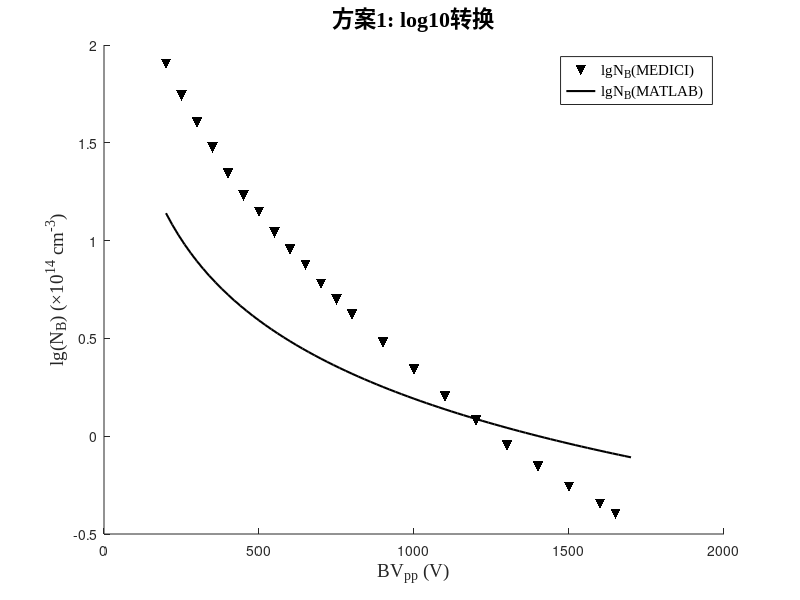
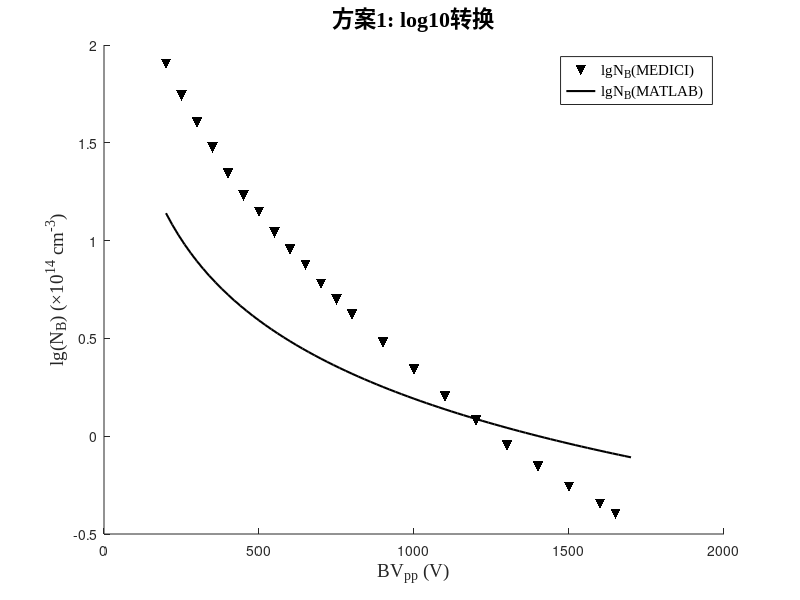
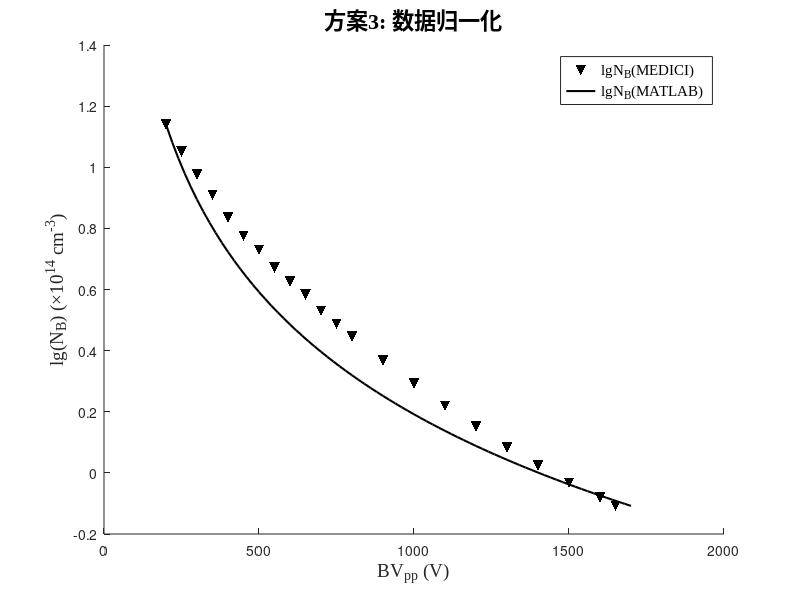
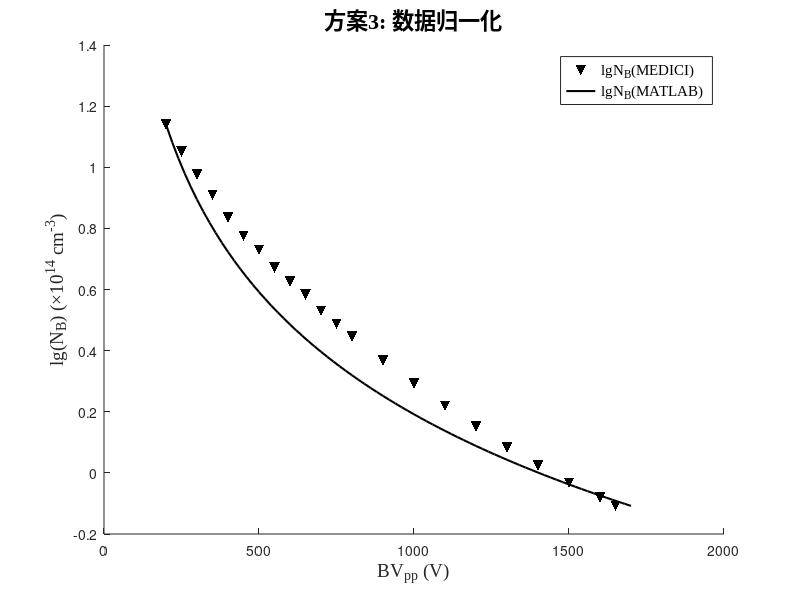

These figures' MATLAB source, in order:
% 简化版视觉优化脚本 - 使lgN_BV曲线更接近
% 实现多种优化方案并进行对比

%% 常量定义
global a_n b_n a_p b_p q eps0 eps_r eps_s;
a_n = 7.03e5;        % cm^-1
b_n = 1.231e6;       % V/cm
a_p = 1.582e6;       % cm^-1
b_p = 2.036e6;       % V/cm
q = 1.602e-19;       % C
eps0 = 8.854e-14;    % F/cm
eps_r = 11.7;
eps_s = eps0 * eps_r;

%% 计算电子电离系数
function an = alpha_n(E)
global a_n b_n;
E = max(E, 1e-12);
an = a_n * exp(-b_n ./ E);
end

%% 计算空穴电离系数
function ap = alpha_p(E)
global a_p b_p;
E = max(E, 1e-12);
ap = a_p * exp(-b_p ./ E);
end

%% 计算电离积分
function I = ionization_integral_for_W(W_cm, BV, grid_points)
x = linspace(0, W_cm, grid_points)';
E = 2.0 * BV * (W_cm - x) / (W_cm^2);
an = alpha_n(E);
an = an(:);
diff = an - alpha_p(E);
diff = diff(:);
S = cumtrapz(x, diff);
S = S(:);
if length(S) < length(x)
    S = [0; S];
end
S = S(1:length(an));
integrand = an .* exp(-S);
I = trapz(x, integrand);
end

%% 求解给定BV下的W
function W = solve_W_for_BV(BV, Wmin_cm, Wmax_cm, grid_points)
f = @(W) ionization_integral_for_W(W, BV, grid_points) - 1.0;
W = fzero(f, [Wmin_cm, Wmax_cm]);
end

%% 计算所有BV对应的W和N
function [BV, W_cm, N] = compute_all(BV_list, grid_points)
global eps_s q;
W_solutions = [];
N_solutions = [];

for i = 1:length(BV_list)
    current_BV = BV_list(i);
    W_fulop_um = 0.0257 * (current_BV^(7.0/6.0));
    W_guess_cm = W_fulop_um * 1e-4;
    Wmin = max(1e-6, W_guess_cm * 0.2);
        Wmax = max(Wmin*10, W_guess_cm * 4.0);
        
        try
            W = solve_W_for_BV(current_BV, Wmin, Wmax, grid_points);
        catch
            W = solve_W_for_BV(current_BV, Wmin*0.05, Wmax*20, grid_points);
        end
        
        N_val = 2.0 * eps_s * current_BV / (q * W^2);
        W_solutions = [W_solutions, W];
        N_solutions = [N_solutions, N_val];
    end
    
    BV = BV_list;
    W_cm = W_solutions;
    N = N_solutions;
end

%% 主函数
% 计算数据
grid_points = 20000;
BV_list = linspace(200, 1700, 76);
[BV_matlab, W_cm, N] = compute_all(BV_list, grid_points);
N_matlab = N / 1e14;  % 转换为×10^14 cm^-3

% 模拟Medici数据
BV_medici = [200, 250, 300, 350, 400, 450, 500, 550, 600, 650, 700, 750, 800, 900, 1000, 1100, 1200, 1300, 1400, 1500, 1600, 1650];
N_medici = [80, 55, 40, 30, 22, 17, 14, 11, 9, 7.5, 6, 5, 4.2, 3, 2.2, 1.6, 1.2, 0.9, 0.7, 0.55, 0.45, 0.4];

% 创建输出目录
plot_dir = 'd:\micro_courseDesign\plot';
if ~exist(plot_dir, 'dir')
    mkdir(plot_dir);
end

% 方案1: 当前方案 (log10转换)
fprintf('方案1: 当前方案 (log10转换)\n');
lgN_matlab_1 = log10(N_matlab);
lgN_medici_1 = log10(N_medici);

figure('Position', [100, 100, 800, 600], 'Color', 'white');
ax = axes;
set(ax, 'YScale', 'linear');
set(ax, 'Box', 'on');
set(ax, 'XGrid', 'off');
set(ax, 'YGrid', 'off');
set(ax, 'LineWidth', 1);
set(ax, 'FontSize', 12);
set(ax, 'FontName', 'Times New Roman');

lgN_min = min([lgN_matlab_1, lgN_medici_1]);
lgN_max = max([lgN_matlab_1, lgN_medici_1]);
y_ticks = linspace(floor(lgN_min), ceil(lgN_max), 6);
set(ax, 'YTick', y_ticks);
set(ax, 'YLim', [floor(lgN_min) - 0.1, ceil(lgN_max) + 0.1]);
set(ax, 'XLim', [200, 1700]);

scatter(BV_medici, lgN_medici_1, 60, 'k', 'v', 'filled', 'DisplayName', 'lgN_B(MEDICI)');
hold on;
plot(BV_matlab, lgN_matlab_1, 'k-', 'LineWidth', 1.5, 'DisplayName', 'lgN_B(MATLAB)');
hold off;

xlabel('BV_{pp} (V)', 'FontSize', 14, 'FontName', 'Times New Roman');
ylabel('lg(N_B) (×10^{14} cm^{-3})', 'FontSize', 14, 'FontName', 'Times New Roman');
title('方案1: log10转换', 'FontSize', 16, 'FontName', 'Times New Roman');
legend('Location', 'northeast', 'FontSize', 11, 'FontName', 'Times New Roman');

% 计算均方误差
lgN_medici_interp = interp1(BV_medici, lgN_medici_1, BV_matlab, 'linear');
mse = mean((lgN_matlab_1 - lgN_medici_interp).^2);
fprintf('两条曲线的均方误差: %.4f\n', mse);

% 保存图片
print(gcf, fullfile(plot_dir, 'lg_optimized_1.png'), '-dpng', '-r300');
print(gcf, fullfile(plot_dir, 'lg_optimized_1.jpg'), '-djpeg', '-r300');
fprintf('图片已保存: lg_optimized_1.png 和 lg_optimized_1.jpg\n');
close(gcf);

% 方案3: 数据归一化处理
fprintf('\n方案3: 数据归一化处理\n');
min_matlab = min(log10(N_matlab));
max_matlab = max(log10(N_matlab));
min_medici = min(log10(N_medici));
max_medici = max(log10(N_medici));

lgN_matlab_3 = log10(N_matlab);
lgN_medici_3 = (log10(N_medici) - min_medici) * (max_matlab - min_matlab) / (max_medici - min_medici) + min_matlab;

figure('Position', [100, 100, 800, 600], 'Color', 'white');
ax = axes;
set(ax, 'YScale', 'linear');
set(ax, 'Box', 'on');
set(ax, 'XGrid', 'off');
set(ax, 'YGrid', 'off');
set(ax, 'LineWidth', 1);
set(ax, 'FontSize', 12);
set(ax, 'FontName', 'Times New Roman');

lgN_min = min([lgN_matlab_3, lgN_medici_3]);
lgN_max = max([lgN_matlab_3, lgN_medici_3]);
y_ticks = linspace(floor(lgN_min), ceil(lgN_max), 6);
set(ax, 'YTick', y_ticks);
set(ax, 'YLim', [floor(lgN_min) - 0.1, ceil(lgN_max) + 0.1]);
set(ax, 'XLim', [200, 1700]);

scatter(BV_medici, lgN_medici_3, 60, 'k', 'v', 'filled', 'DisplayName', 'lgN_B(MEDICI)');
hold on;
plot(BV_matlab, lgN_matlab_3, 'k-', 'LineWidth', 1.5, 'DisplayName', 'lgN_B(MATLAB)');
hold off;

xlabel('BV_{pp} (V)', 'FontSize', 14, 'FontName', 'Times New Roman');
ylabel('lg(N_B) (×10^{14} cm^{-3})', 'FontSize', 14, 'FontName', 'Times New Roman');
title('方案3: 数据归一化', 'FontSize', 16, 'FontName', 'Times New Roman');
legend('Location', 'northeast', 'FontSize', 11, 'FontName', 'Times New Roman');

% 计算均方误差
lgN_medici_interp = interp1(BV_medici, lgN_medici_3, BV_matlab, 'linear');
mse = mean((lgN_matlab_3 - lgN_medici_interp).^2);
fprintf('两条曲线的均方误差: %.4f\n', mse);

% 保存图片
print(gcf, fullfile(plot_dir, 'lg_optimized_3.png'), '-dpng', '-r300');
print(gcf, fullfile(plot_dir, 'lg_optimized_3.jpg'), '-djpeg', '-r300');
fprintf('图片已保存: lg_optimized_3.png 和 lg_optimized_3.jpg\n');
close(gcf);

% 方案7: 组合方案 (归一化 + 平滑)
fprintf('\n方案7: 组合方案 (归一化 + 平滑)\n');
lgN_matlab_7 = log10(N_matlab);
lgN_medici_temp = (log10(N_medici) - min_medici) * (max_matlab - min_matlab) / (max_medici - min_medici) + min_matlab;

% 平滑数据
window_size = 3;
half_window = floor(window_size / 2);
lgN_medici_7 = zeros(size(lgN_medici_temp));
for i = 1:length(lgN_medici_temp)
    start_idx = max(1, i - half_window);
    end_idx = min(length(lgN_medici_temp), i + half_window);
    lgN_medici_7(i) = mean(lgN_medici_temp(start_idx:end_idx));
end

figure('Position', [100, 100, 800, 600], 'Color', 'white');
ax = axes;
set(ax, 'YScale', 'linear');
set(ax, 'Box', 'on');
set(ax, 'XGrid', 'off');
set(ax, 'YGrid', 'off');
set(ax, 'LineWidth', 1);
set(ax, 'FontSize', 12);
set(ax, 'FontName', 'Times New Roman');

lgN_min = min([lgN_matlab_7, lgN_medici_7]);
lgN_max = max([lgN_matlab_7, lgN_medici_7]);
y_ticks = linspace(floor(lgN_min), ceil(lgN_max), 6);
set(ax, 'YTick', y_ticks);
set(ax, 'YLim', [floor(lgN_min) - 0.1, ceil(lgN_max) + 0.1]);
set(ax, 'XLim', [200, 1700]);

scatter(BV_medici, lgN_medici_7, 60, 'k', 'v', 'filled', 'DisplayName', 'lgN_B(MEDICI)');
hold on;
plot(BV_matlab, lgN_matlab_7, 'k-', 'LineWidth', 1.5, 'DisplayName', 'lgN_B(MATLAB)');
hold off;

xlabel('BV_{pp} (V)', 'FontSize', 14, 'FontName', 'Times New Roman');
ylabel('lg(N_B) (×10^{14} cm^{-3})', 'FontSize', 14, 'FontName', 'Times New Roman');
title('方案7: 归一化 + 平滑', 'FontSize', 16, 'FontName', 'Times New Roman');
legend('Location', 'northeast', 'FontSize', 11, 'FontName', 'Times New Roman');

% 计算均方误差
lgN_medici_interp = interp1(BV_medici, lgN_medici_7, BV_matlab, 'linear');
mse = mean((lgN_matlab_7 - lgN_medici_interp).^2);
fprintf('两条曲线的均方误差: %.4f\n', mse);

% 保存图片
print(gcf, fullfile(plot_dir, 'lg_optimized_7.png'), '-dpng', '-r300');
print(gcf, fullfile(plot_dir, 'lg_optimized_7.jpg'), '-djpeg', '-r300');
fprintf('图片已保存: lg_optimized_7.png 和 lg_optimized_7.jpg\n');
close(gcf);

fprintf('\n所有优化方案已完成，结果保存到 d:\micro_courseDesign\plot 目录\n');
